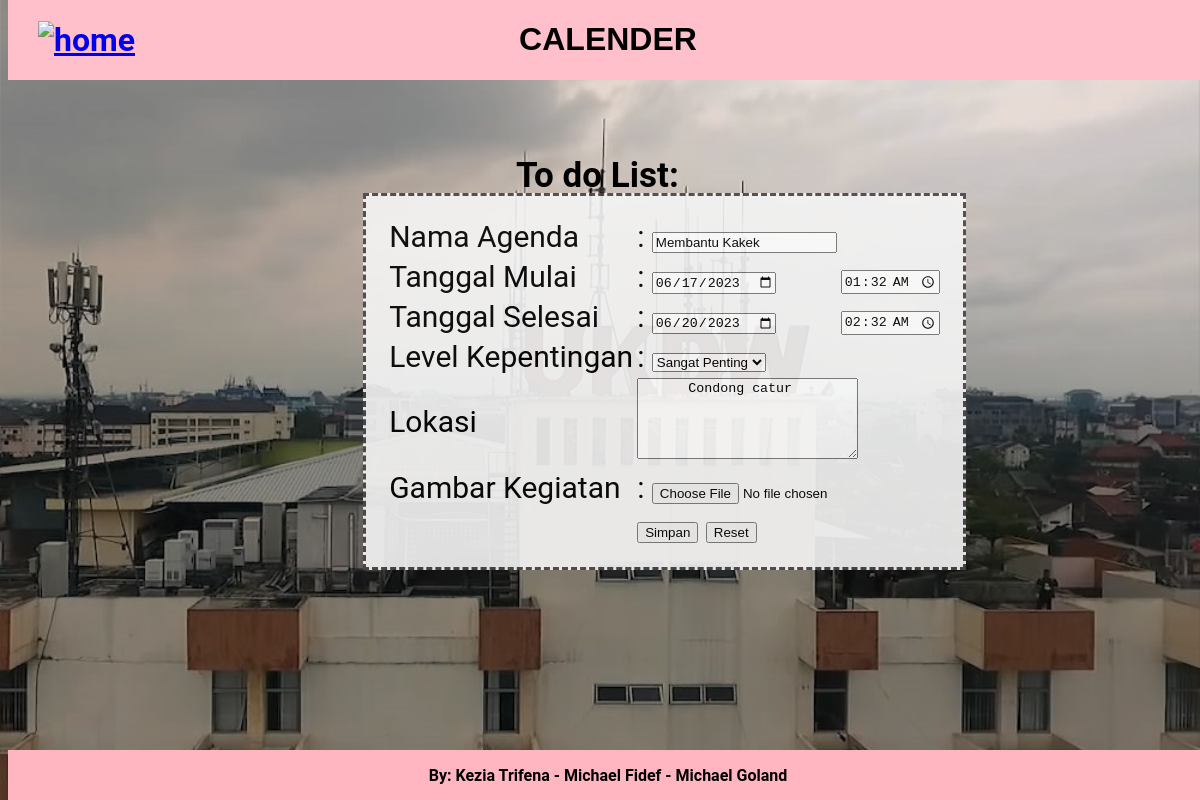
Page /add.php?id=67 (signed in) on the earlier database version.
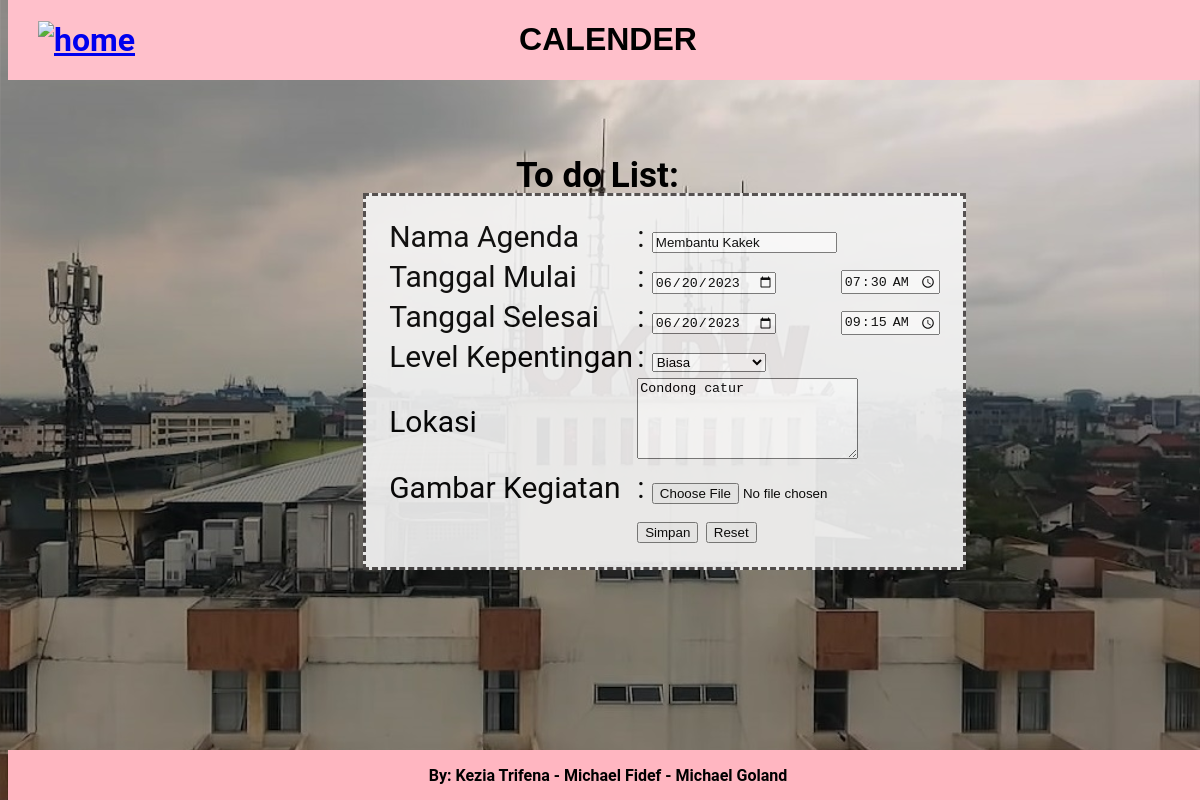
Same page on the later database version.
### tables this page shows
CREATE TABLE `isi` (
  `id` int(11) NOT NULL,
  `keterangan` varchar(100) NOT NULL,
  `tgl_mulai` date NOT NULL,
  `tgl_selesai` date NOT NULL,
  `wkt_mulai` time NOT NULL,
  `wkt_selesai` time NOT NULL,
  `level_Kepentingan` varchar(30) NOT NULL,
  `durasi` int(11) NOT NULL,
  `lokasi` text NOT NULL,
  `gambar_kegiatan` varchar(50) NOT NULL
);

### add.php (the view, shortened to what this page needs)
<?php
include "koneksi.php";
$id = 0;
if($_GET){
    $id = $_GET['id'];
    $sql = "SELECT * FROM isi WHERE id='".$_GET['id']."'";
    $result = mysqli_query($conn, $sql);
    if(mysqli_num_rows($result)>0){
        $row=mysqli_fetch_assoc($result);
        $oldket = $row["keterangan"];
        $oldtgl_mulai = $row["tgl_mulai"];
        $oldtgl_selesai = $row["tgl_selesai"];
        $oldwkt_mulai = $row["wkt_mulai"];
        $oldwkt_selesai = $row["wkt_selesai"];
        $oldlevel_Kepentingan = $row["level_Kepentingan"];
        $oldlokasi = $row["lokasi"];
    }
    else {
        echo "Data yang hendak diedit tidak ada.";
    }
}
?>
<!DOCTYPE html>
<html lang="en">
<head>
    <link rel="stylesheet" href="./DESIGN/isi.css">
</head>
    <div>
        <header class="head"><h1>CALENDER</h1></header>
        <h1 class="button"><a href="februari.php"><img src="https://cdn-icons-png.flaticon.com/512/60/60817.png" alt="home" width="50"></a></h1>
    </div>
<body>
    <form action="proses.php" method= "post" enctype="multipart/form-data" onsubmit="return valiWaktu()">
        <div>
            <h3>To do List: </h3>
            <table>
                <tr>
                    <td><label for="keterangan">Nama Agenda </label></td>
                    <td>: <input type="text" name="keterangan" id="keterangan" value="<?php if($id != 0){echo $oldket;}?>"required></td>
                </tr>
                <tr>
                    <td><label for="tglMulaiID">Tanggal Mulai </label></td>
                    <td>: <input type="date" name="tgl_mulai" id="tglMulaiID" value="<?php if($id != 0){echo $oldtgl_mulai;}?>" required></td>
                    <td><input type="time" name="wkt_mulai" id="wktMulaiID" value="<?php if($id != 0){echo $oldwkt_mulai;}?>" required></td>
                </tr>
                <tr>
                    <td><label for="tglSlsID">Tanggal Selesai </label></td>
                    <td>: <input type="date" name="tgl_selesai" id="tglSlsID" value="<?php if($id != 0){echo $oldtgl_selesai;}?>"></td>
                    <td><input type="time" name="wkt_selesai" id="wktSlsID" value="<?php if($id != 0){echo $oldwkt_selesai;}?>"></td>
                </tr>
                <tr>
                    <td><label for="levelID">Level Kepentingan </label> </td>
                    <td>: <select name="level_Kepentingan" id="levelID">
                        <option value="Biasa" <?php if($id != 0 &&  $oldlevel_Kepentingan == "Biasa"){echo "selected" ;}?>>Biasa </option>
                        <option value="Sangat Penting" <?php if($id != 0 &&  $oldlevel_Kepentingan == "Sangat Penting"){echo "selected" ;}?>>Sangat Penting</option>
                    </select></td>
                </tr>
                <tr>
                    <td><label for="lokasiID">Lokasi </label></td>
                    <td colspan="2"><textarea name="lokasi" id="lokasiID" cols="25" rows="5" required><?php if($id != 0){echo $oldlokasi ;}?></textarea></td>
                </tr>
                <tr>
                    <td><label for="gambarID">Gambar Kegiatan </label></td>
                    <td colspan="2">: <input type="file" name="gambar_kegiatan" id="gambarID" ></td>
                </tr>
                <tr>
                    <td></td>
                    <td><input type="submit" value="Simpan">
                        <input type="reset" value="Reset"></td>
                </tr>
            </table>
        </div>
    </form>
</body>
<footer>
    <p><b>By: Kezia Trifena - Michael Fidef - Michael Goland</b></p>
</footer>
</html>

Differences in the rows shown:
changed isi "Membantu Kakek": tgl_mulai "06/17/2023" → "06/20/2023"; wkt_mulai "01:32:00" → "07:30:00"; wkt_selesai "02:32:00" → "09:15:00"; level_Kepentingan "Sangat Penting" → "Biasa"
